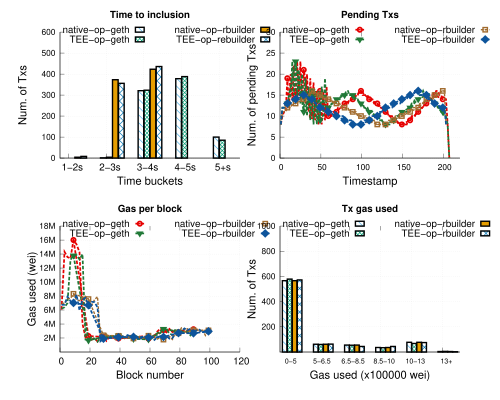

The gnuplot source for this figure:
# 
# Author: Peterson Yuhala
#

#set term postscript size 3.3in,2.8in linewidth 1 color eps enhanced 22
set term postscript size 5in,4in linewidth 1 color eps enhanced 22
#call "common.gnuplot" "3.4in, 3.9in"
set encoding utf8

set output "pbs_builders_stress.eps"
set datafile separator comma

load "styles.inc"
load "common.gnuplot" 
load "linetypes.gnuplot"

## Variables
COEFF = 1000  # how much we multiply values; in this case we are changin seconds to milli seconds


mp_startx=0.12
mp_starty=0.08
mp_height=0.80
mp_rowgap=0.17
mp_colgap=0.08
mp_width=0.80      


font_size = 14
label_size = 18

eval mpSetup(2,2)

set ytics nomirror
set grid y
set ytics font ",12"


eval mpNext
# --- GRAPH a (top left)


set title "Time to inclusion" font "Helvetica-bold,14" #offset 0,-0.2

set ylabel "Num. of Txs" font ",16"  offset 2.5,0
set xlabel "Time buckets" font ",16"
set xtics font ",14"


set xtics("1-2s" 0, "2-3s" 1, "3-4s" 2, "4-5s" 3, "5+s" 4) font ",14"
#set xtics rotate by 60

set style fill solid border -1
set boxwidth 0.15
set xtics offset 0.4,0.4,0
set ytics offset 0.5,0,0
set xlabel offset 0,1,0

dx=0.08
#set offset 25, -0.5, 0, 0 #left,right,top,bottom

#set xrange[0:400]
set yrange [0:600]

#set key samplen 1 font ",14" at graph 0.5,0.95
#set key maxrows 1 samplen 0.5 width -2 invert center at graph 1.1,1.125 font ",12"
#set key samplen 1 font ",14" at graph 0.5,0.95

set key samplen 0.75 maxrows 2 at graph 0.5, 0.98 center font ",14"



plot 'data/stress/pbs_notee_op-geth-stress_tti.csv' u ($1-dx):3 t "native-op-geth" with boxes ls 1 lc rgb C2 fillstyle pattern 4, \
    'data/stress/pbs_tee_op-geth_stress_tti.csv' u ($1+dx):3 t "TEE-op-geth"  with boxes ls 1 lc rgb C3 fillstyle pattern 2, \
    'data/stress/pbs_notee_op-rbuilder-stress_tti.csv' u ($1+3*dx):3 t "native-op-rbuilder"  with boxes ls 1 lc rgb C1 fillstyle pattern 3, \
    'data/stress/pbs_tee_op-rbuilder_stress_tti.csv' u ($1+5*dx):3 t "TEE-op-rebuilder"  with boxes ls 1 lc rgb C5 fillstyle pattern 9
     
unset xtics
eval mpNext
# --- GRAPH b (top right)
set xrange[0:220]


set yrange [0:30]
set title "Pending Txs" font "Helvetica-bold,14" #offset 0,-0.2

set ylabel "Num. of pending Txs" font ",16"  offset 2.5,0
set xlabel "Timestamp" font ",16" 
set xtics offset 0,0.4,0 font ",12"


#set key samplen 1 maxrows 1 center top outside at graph 0.5, 1.0 font ",14"

plot 'data/stress/pbs_notee_op-geth-stress_pending_tx.csv' u 1:3 every 2  w l ls 2006 notitle, \
      '' u 1:3 every 10 t "native-op-geth" w lp ls 2006, \
     'data/stress/pbs_tee_op-geth_stress_pending_tx.csv' u 1:3 every 2  w l ls 2007 notitle, \
     '' u 1:3 every 10 t "TEE-op-geth" w lp ls 2007, \
     'data/stress/pbs_notee_op-rbuilder-stress_pending_tx.csv' u 1:3 every 2 w l ls 22004 notitle, \
     '' u 1:3 every 10 t "native-op-rbuilder" w lp ls 22004, \
     'data/stress/pbs_tee_op-rbuilder_stress_pending_tx.csv' u 1:3 every 2 w l ls 22001 notitle, \
        '' u 1:3 every 10 t "TEE-op-rbuilder" w lp ls 22001

unset xrange
eval mpNext
# --- GRAPH bottom left

set title "Gas per block" font "Helvetica-bold,14" 
set xlabel "Block number" font ",16"
set xtics font ",14"

set style fill solid border -1



#unset key 
set ylabel "Gas used (wei)" font ",16"  offset 2.5,0
#set key samplen 1 maxrows 1 center top outside at graph 0.5, 1.0 font ",14"
set yrange [0:18000000]
set xrange [0:120]
# Gas per block for stress bench is much higher than erc20 and uniswap
#set ytics("200k" 200000, "400k" 400000, "600k" 600000, "800k" 800000, "1M" 1000000) font ",12"
set ytics("2M" 2000000, "4M" 4000000, "6M" 6000000, "8M" 8000000, "10M" 10000000, "12M" 12000000, "14M" 14000000, "16M" 16000000, "18M" 18000000, "20M" 20000000) font ",12"


plot 'data/stress/pbs_notee_op-geth-stress_gas_per_block.csv' u 1:3 every 2  w l ls 2006 notitle, \
      '' u 1:3 every 10 t "native-op-geth" w lp ls 2006, \
     'data/stress/pbs_tee_op-geth_stress_gas_per_block.csv' u 1:3 every 2  w l ls 2007 notitle, \
     '' u 1:3 every 10 t "TEE-op-geth" w lp ls 2007, \
     'data/stress/pbs_notee_op-rbuilder-stress_gas_per_block.csv' u 1:3 every 2 w l ls 22004 notitle, \
     '' u 1:3 every 10 t "native-op-rbuilder" w lp ls 22004, \
     'data/stress/pbs_tee_op-rbuilder_stress_gas_per_block.csv' u 1:3 every 2 w l ls 22001 notitle, \
        '' u 1:3 every 10 t "TEE-op-rbuilder" w lp ls 22001
     

eval mpNext
# --- GRAPH: bottom right
set yrange [0:1000]
unset xrange

set style fill solid border -1
set boxwidth 0.15
set xtics offset 0.4,0.4,0
set ytics offset 0.5,0,0
set xlabel offset 0,1,0


#set xtics("0-500k" 0, "500k-650k" 1, "650k-850k" 2, "850k-1M" 3, "1M-1.3M" 4, "1.3M+" 5) offset 0,0.3,0 font ",10"
set xtics("0-5" 0, "5-6.5" 1, "6.5-8.5" 2, "8.5-10" 3, "10-13" 4, "13+" 5 ) font ",10"
#set xtics rotate by 45
#set xrange [-0.7:10]



set ytics("200" 200, "400" 400, "600" 600, "800" 800, "1000" 1000) font ",12"

set title "Tx gas used" font "Helvetica-bold,14" #offset 0,-0.2

set ylabel "Num. of Txs" font ",16"  offset 3.5,0
set xlabel "Gas used (x100000 wei)" font ",16"
dx=0.08

#set label "min = 1μs" at graph 0.6,0.9 font ",16"
#set label "avg = 2^{48}μs" at graph 0.6,0.78 font ",16"
#set label "max = 2^{64}-1μs" at graph 0.6,0.65 font ",16"

#set key samplen 1 maxrows 1 center top outside at graph 0.5, 1.0 font ",14"

plot 'data/stress/pbs_notee_op-geth-stress_tx_gas_used.csv' u ($1-dx):3 t "native-op-geth" with boxes ls 1 lc rgb C2 fillstyle pattern 4, \
     'data/stress/pbs_tee_op-geth_stress_tx_gas_used.csv' u ($1+dx):3 t "TEE-op-geth" with boxes ls 1 lc rgb C3 fillstyle pattern 2, \
     'data/stress/pbs_notee_op-rbuilder-stress_tx_gas_used.csv' u ($1+3*dx):3 t "native-op-rbuilder"  with boxes ls 1 lc rgb C1 fillstyle pattern 3, \
     'data/stress/pbs_tee_op-rbuilder_stress_tx_gas_used.csv' u ($1+5*dx):3 t "TEE-op-rbuilder"  with boxes ls 1 lc rgb C5 fillstyle pattern 9

     
!epstopdf "pbs_builders_stress.eps"
!rm "pbs_builders_stress.eps"
quit
